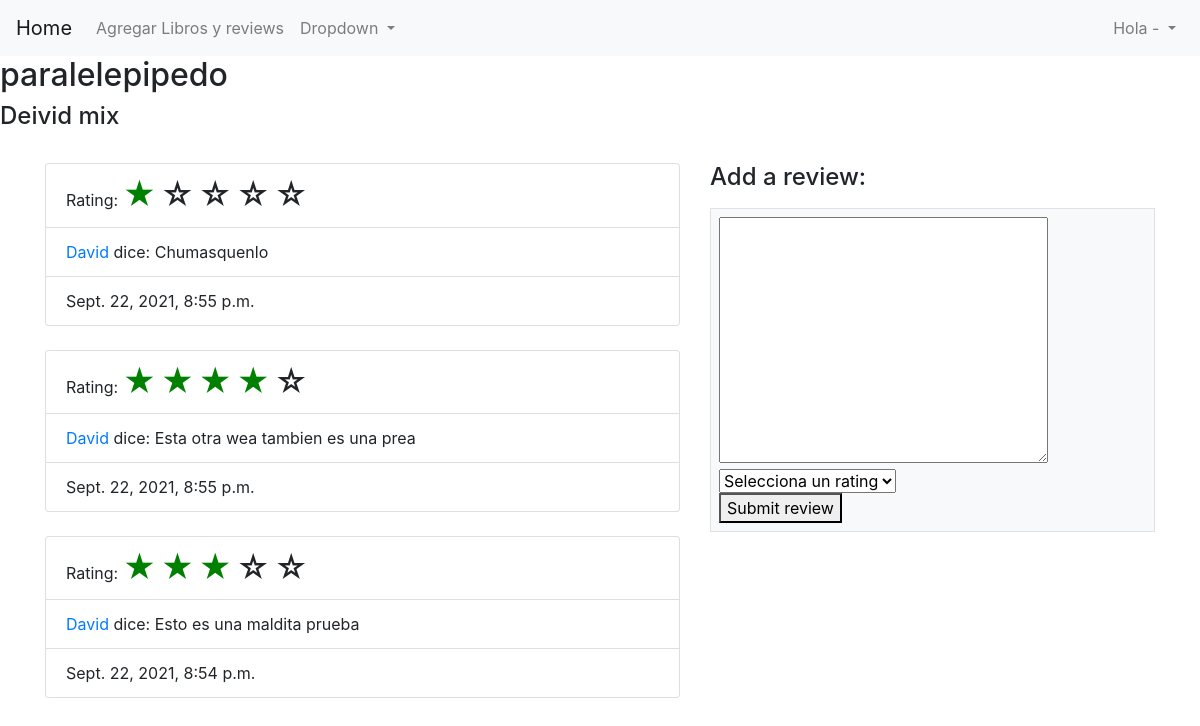
The page /libros/5/ on the database as committed earlier.
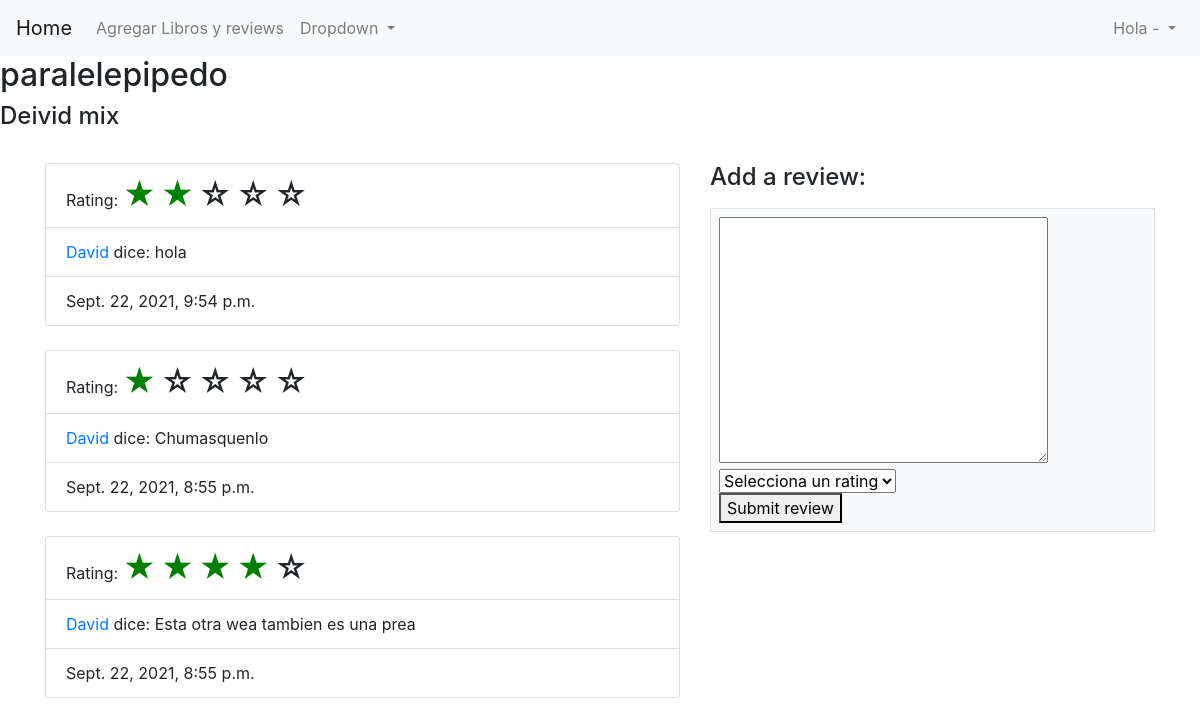
The same page on the database as committed later.
### login/models.py (models this page shows)
class Libro(models.Model):
    id = models.AutoField(primary_key=True)
    titulo = models.CharField(max_length=40)
    autor = models.ForeignKey(Autor, on_delete=CASCADE, related_name="libros")

class Autor(models.Model):
    id = models.AutoField(primary_key=True)
    nombre = models.CharField(max_length=40)

class Review(models.Model):
    id = models.AutoField(primary_key=True)
    usuario = models.ForeignKey(User, on_delete=CASCADE, related_name="reviews")
    contenido = models.TextField(default='')
    libro = models.ForeignKey(Libro, on_delete=CASCADE, related_name="reviews")
    created_at = models.DateTimeField(auto_now_add=True)
    updated_at = models.DateTimeField(auto_now=True)
    rating = models.IntegerField(default=0)

class User(models.Model):
    id = models.AutoField(primary_key=True)
    nombre = models.CharField(max_length=40)
    alias = models.CharField(max_length=40)
    email = models.CharField(max_length=40)
    password = models.CharField(max_length=255)
    rol = models.PositiveIntegerField(default=1)
    created_at = models.DateTimeField(auto_now_add=True)
    updated_at = models.DateTimeField(auto_now=True)
    objects = UserManager()

### home/views.py (the view)
# urls.py: path('<int:libro_id>/', views.book_reviews, name='book_reviews'),
def book_reviews(request, libro_id):
    context = {
        'libro': Libro.objects.get(id = libro_id),
        'reviews': Review.objects.filter(libro = Libro.objects.get(id = libro_id)).order_by('-id'),
    }
    return render(request, 'libro.html', context)

### login/templates/libro.html (shortened to what this page needs)
<!DOCTYPE html>
<html lang="en">
<head>
    {% load static %}
    <link rel="stylesheet" href="https://cdn.jsdelivr.net/npm/bootstrap@4.6.0/dist/css/bootstrap.min.css">
</head>
<body>
    <div class="wrapper">
        {% include "navbar.html" %}
        <div class="header">
            <h2>{{libro.titulo}}</h2>
            <h4>{{libro.autor.nombre}}</h4>
        </div>
        <br>
        <div class="container">
            <div class="row">
                <div class="col-7">
                    {% for review in reviews|slice:":3" %}
                    <ul class="list-group">
                        <li class="list-group-item">Rating: {% for i in '12345'|make_list %}
                            {% if review.rating >= forloop.counter %}
                            <h2 style="color:green; display:inline;">&#9733;</h2>
                            {% else %}
                            <h2 style="display:inline;">&#9734;</h2>
                            {% endif %} {% endfor %}
                        </li>
                        <li class="list-group-item">
                            <a href="/users/{{review.usuario.id}}">{{review.usuario.nombre}}</a> dice: {{review.contenido}}</li>
                        <li class="list-group-item">{{review.updated_at}}</li>
                    </ul>
                    <br /> {% endfor%}
                </div>
                <div class="col-5">
                    <h4 class="mb-3">Add a review:</h4>
                    <div class="h-80 w-100 border border-ligth py-2 px-2 bg-light text-dark">
                        <form action="{% url 'add_review' %}" method="POST">
                            <textarea name="review" id="review" cols="30" rows="10"></textarea>
                            <br>
                            <select name="rating" id="rating" class="">
                                <option value="0" selected>Selecciona un rating</option>
                            </select>
                            <br>
                            <button type="submit">Submit review</button>
                        </form>
                    </div>
                </div>
            </div>
        </div>
    </div>
</body>
</html>

### login/templates/navbar.html (shortened to what this page needs)
<nav class="navbar navbar-expand-lg navbar-light bg-light">
    <a class="navbar-brand" href="/">Home</a>
    <div class="collapse navbar-collapse" id="navbarSupportedContent">
        <ul class="navbar-nav mr-auto">
            <li class="nav-item">
                <a class="nav-link" href="{% url 'agregar' %}">Agregar Libros y reviews</a>
            </li>
            <li class="nav-item dropdown">
                <a class="nav-link dropdown-toggle" href="#" id="navbarDropdown" role="button" data-toggle="dropdown" aria-haspopup="true" aria-expanded="false">
          Dropdown
        </a>
            </li>
        </ul>
        <form class="form-inline">
            <ul class="navbar-nav">
                <li class="nav-item dropdown">
                    <a class="nav-link dropdown-toggle" href="#" id="navbarDropdownMenuLink" role="button" data-toggle="dropdown" aria-haspopup="true" aria-expanded="false">
              Hola - {{active_user.nombre}}
            </a>
                </li>
            </ul>
        </form>
    </div>
</nav>

Rows that differ between the two databases and show on the page:
no longer on this page (row unchanged): Review: rating 3 (drawn), usuario.nombre "David", contenido "Esto es una maldita prueba", updated_at "Sept. 22, 2021, 8:54 p.m."
added Review: rating 2 (drawn), usuario.nombre "David", contenido "hola", updated_at "Sept. 22, 2021, 9:54 p.m."
